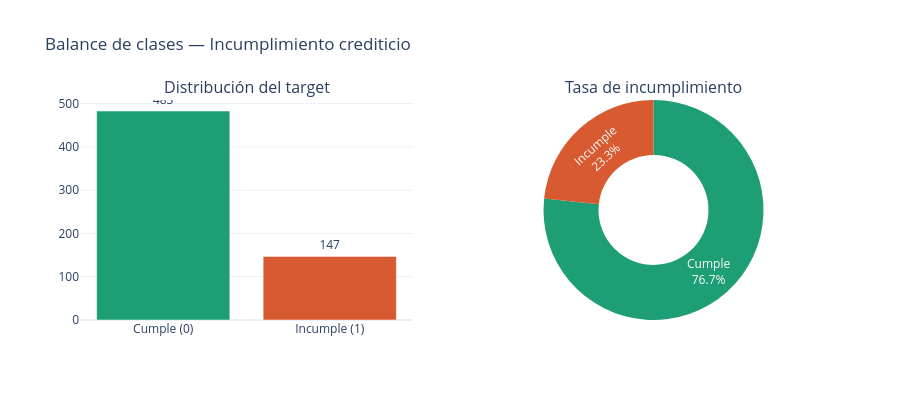

The cell this chart's notebook holds for it:
### Markdown cell above
## 2. Análisis del target — balance de clases

### Code cell
vc = df[TARGET].value_counts()
tasa = df[TARGET].mean()

vc = df[TARGET].value_counts()
tasa = df[TARGET].mean()

fig = make_subplots(
    rows=1, cols=2,
    subplot_titles=('Distribución del target', 'Tasa de incumplimiento'),
    specs=[[{"type": "xy"}, {"type": "domain"}]]
)

fig.add_trace(go.Bar(
    x=['Cumple (0)', 'Incumple (1)'],
    y=vc.values,
    marker_color=['#1D9E75', '#D85A30'],
    text=vc.values, textposition='outside'
), row=1, col=1)

fig.add_trace(go.Pie(
    labels=['Cumple', 'Incumple'],
    values=vc.values,
    marker_colors=['#1D9E75', '#D85A30'],
    hole=0.5,
    textinfo='label+percent'
), row=1, col=2)

fig.update_layout(
    title='Balance de clases — Incumplimiento crediticio',
    height=400, template='plotly_white', showlegend=False
)
fig.show()

print(f'Cumple   : {vc[0]:,} ({vc[0]/len(df):.1%})')
print(f'Incumple : {vc[1]:,} ({vc[1]/len(df):.1%})')
print(f'\n⚠️  Desbalance moderado — se aplicará class_weight="balanced"')

### Figure 1 — Plotly figure (JSON) as saved in the notebook; plotly's stock layout.template omitted (floating-point values rounded to 4 significant figures)
{"data": [{"marker": {"color": ["#1D9E75", "#D85A30"]}, "text": [483.0, 147.0], "textposition": "outside", "type": "bar", "x": ["Cumple (0)", "Incumple (1)"], "xaxis": "x", "y": [483, 147], "yaxis": "y"}, {"domain": {"x": [0.55, 1], "y": [0, 1]}, "hole": 0.5, "labels": ["Cumple", "Incumple"], "marker": {"colors": ["#1D9E75", "#D85A30"]}, "textinfo": "label+percent", "type": "pie", "values": [483, 147]}], "layout": {"annotations": [{"font": {"size": 16}, "showarrow": false, "text": "Distribución del target", "x": 0.225, "xanchor": "center", "xref": "paper", "y": 1, "yanchor": "bottom", "yref": "paper"}, {"font": {"size": 16}, "showarrow": false, "text": "Tasa de incumplimiento", "x": 0.775, "xanchor": "center", "xref": "paper", "y": 1, "yanchor": "bottom", "yref": "paper"}], "height": 400, "showlegend": false, "title": {"text": "Balance de clases — Incumplimiento crediticio"}, "xaxis": {"anchor": "y", "domain": [0, 0.45]}, "yaxis": {"anchor": "x", "domain": [0, 1]}}}
